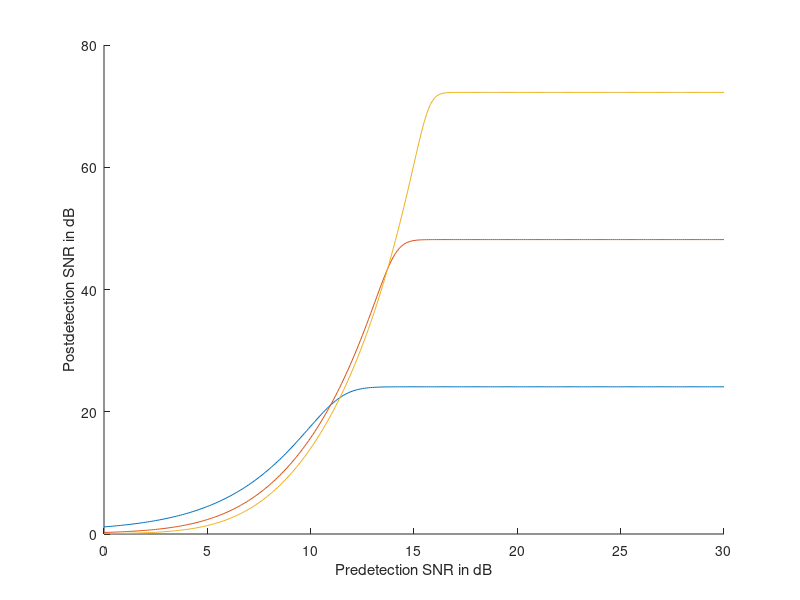

Here is the MATLAB script that generated this plot:
%File c8ce3.m
n=[4 8 12]; %wordlengths
snrtdB=0:0.1:30; %predetection snr in dB
snrt=10.^(snrtdB/10); %predetection snr
Pb=0.5*exp(-snrt/2); %bit-error probability
hold on %hold for multiple plots
for k=1:length(n)
Pw=1-(1-Pb).^n(k); %current value of Pw
a=2^(-2*n(k)); %temporary constant
snrd=1./(a+Pw*(1-a)); %postdetection snr
snrddB=10*log10(snrd); %postdetection snr in dB
plot(snrtdB,snrddB)
end
hold off %release
xlabel('Predetection SNR in dB')
ylabel('Postdetection SNR in dB')
%End of script file.